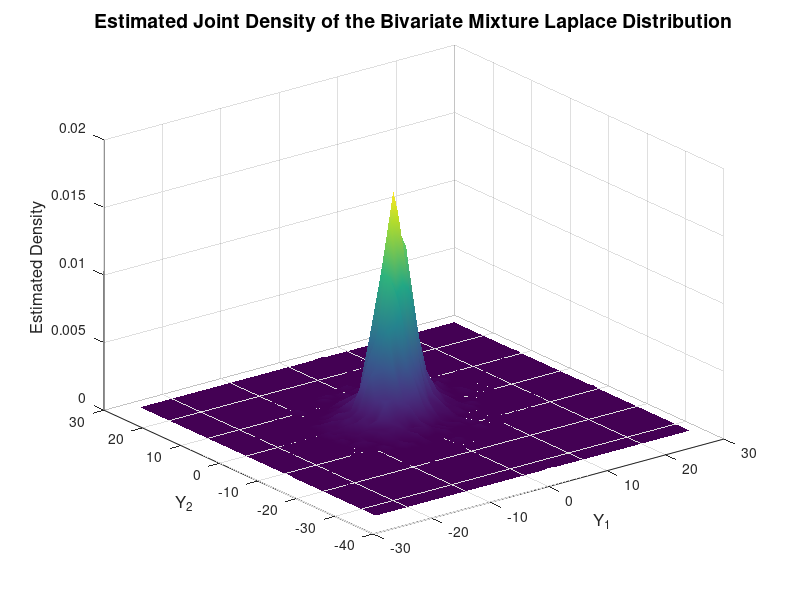

Here is the MATLAB script that generated this plot: (Note: this script raises an error after producing the figure.)
function simulate_bivariate_mixture_laplace()
n = 10000;
d = 2;
lambda = [0.7, 0.3];
mu1 = [0; 0];
Sigma1 = [1, 0.5; 0.5, 1];
b1 = 10;
mu2 = [0; 0];
Sigma2 = [9, 2; 2, 9];
b2 = 5;

if min(eig(Sigma1)) <= 0 || min(eig(Sigma2)) <= 0
    error('Covariance matrices must be positive definite.');
end

u = rand(n, 1);
C = ones(n, 1);
C(u > lambda(1)) = 2;

Y = zeros(n, d);

idx1 = (C == 1);
n1 = sum(idx1);
G1 = gamrnd(b1, 1, n1, 1);
Z1 = randn(n1, d);
L1 = chol(Sigma1, 'lower');
Y1 = repmat(mu1', n1, 1) + (sqrt(G1) * ones(1, d)) .* (Z1 * L1');

idx2 = (C == 2);
n2 = sum(idx2);
G2 = gamrnd(b2, 1, n2, 1);
Z2 = randn(n2, d);
L2 = chol(Sigma2, 'lower');
Y2 = repmat(mu2', n2, 1) + (sqrt(G2) * ones(1, d)) .* (Z2 * L2');

Y(idx1, :) = Y1;
Y(idx2, :) = Y2;

num_bins = [50 50];
[counts, centers] = hist3(Y, 'Nbins', num_bins);

dx = centers{1}(2) - centers{1}(1);
dy = centers{2}(2) - centers{2}(1);
joint_density = counts / (sum(counts(:)) * dx * dy);

[X_grid, Y_grid] = meshgrid(centers{1}, centers{2});
figure;
surf(X_grid, Y_grid, joint_density', 'EdgeColor', 'none');
xlabel('Y_1', 'FontSize', 12);
ylabel('Y_2', 'FontSize', 12);
zlabel('Estimated Density', 'FontSize', 12);
title('Estimated Joint Density of the Bivariate Mixture Laplace Distribution', 'FontSize', 14);
shading interp;
colormap parula;
colorbar;
view(-30, 45);
end
